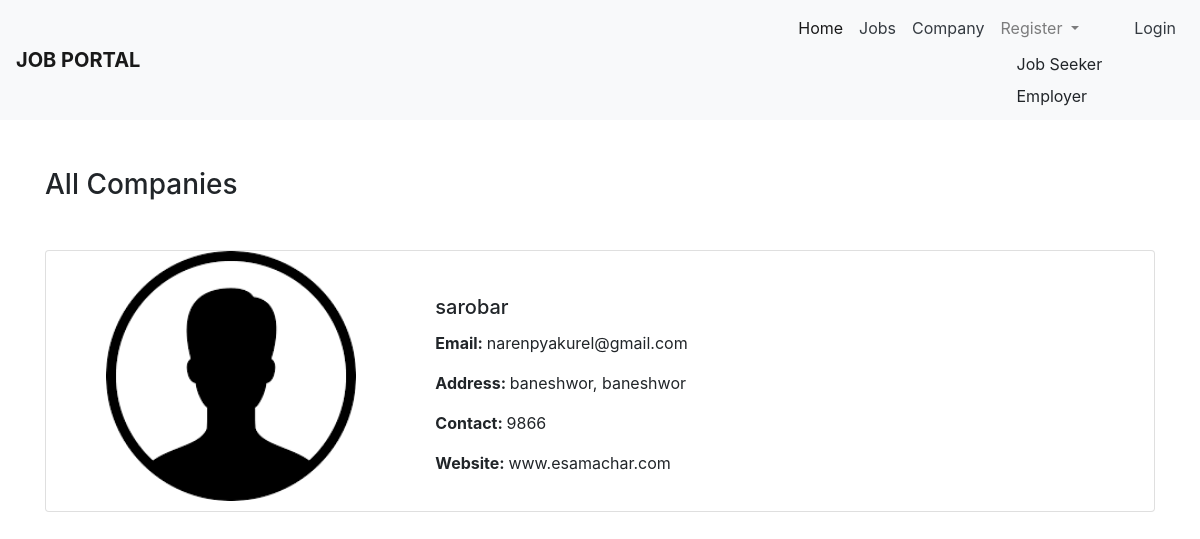
/allcompany/, run on an earlier commit of the app's database.
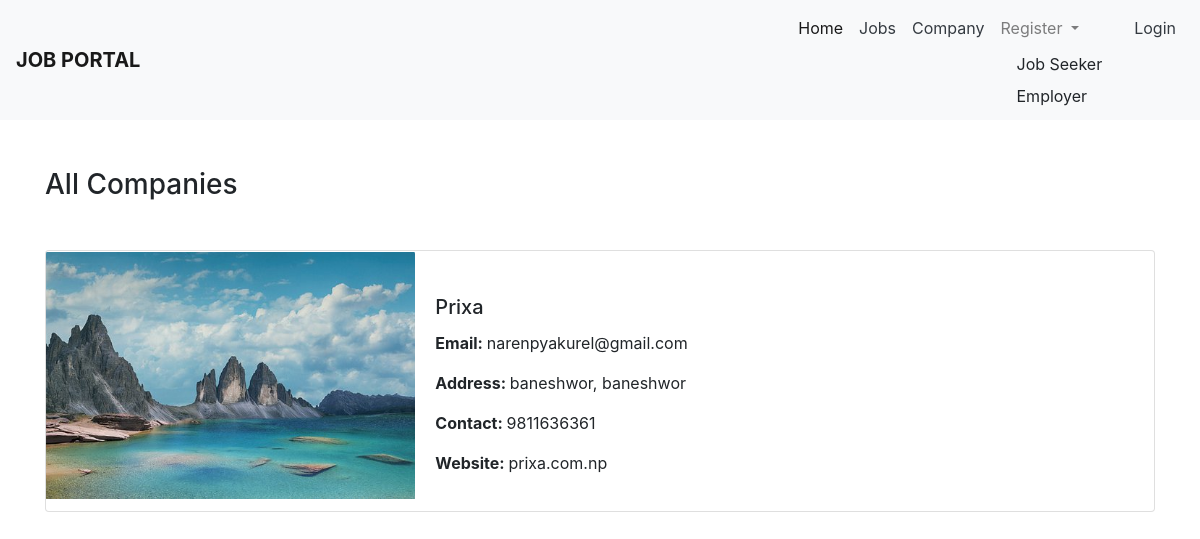
And on a later commit of the database.
### jobapp/models.py (models this page shows, shortened)
class TimeStamp(models.Model):
    created_at = models.DateTimeField(auto_now_add=True)
    updated_at = models.DateTimeField(auto_now=True)
    class Meta:
        abstract = True

class Employer(TimeStamp):
    user = models.OneToOneField(User, on_delete=models.CASCADE)
    name = models.CharField(max_length=100)
    mobile = models.CharField(max_length=100)
    email = models.EmailField()
    address = models.CharField(max_length=100)
    image = models.ImageField(upload_to='employer')
    website = models.CharField(max_length=100)
    compnay = models.CharField(max_length=100)
    company_image = models.ImageField(upload_to='employer/')

### jobapp/views.py (the view)
# urls.py: path('allcompany/', CompanyView.as_view(), name='allcompany'),
class CompanyView(TemplateView):
    template_name = 'jobseekertemplates/company.html'
    def get_context_data(self, **kwargs):
        context = super().get_context_data(**kwargs)
        context['companies'] = Employer.objects.all().order_by('-id')
        return context

### templates/jobseekertemplates/company.html (shortened to what this page needs)
{% extends 'jobseekertemplates/base.html' %}  {% block content %}
<div class="container">
  <h3 class="mt-5 mb-5">All Companies</h3>
  {% for company in companies %}
  <div class="card mb-3" style="">
    <div class="row no-gutters">
      <div class="col-md-4">
        <img
          src="{{company.company_image.url}}"
          class="card-img"
          alt="..."
          style="height: 250px; object-fit: contain"
        />
      </div>
      <div class="col-md-8">
        <div class="card-body">
          <br>
          <h5 class="card-title">{{company.name}}</h5>
          <p><strong>Email: </strong>{{company.email}}</p>
          <p><strong>Address: </strong>{{company.address}}</p>
          <p><strong>Contact: </strong>{{company.mobile}}</p>
          <p><strong>Website: </strong>{{company.website}}</p>
        </div>
      </div>
    </div>
  </div>
  {% endfor %}
</div>
<br />
{% endblock %}

What changed in the data, as far as the page shows it:
removed Employer: company_image (picture), name "sarobar", email "narenpyakurel@gmail.com", address "baneshwor, baneshwor", mobile "9866", website "www.esamachar.com"
added Employer: company_image (picture), name "Prixa", email "narenpyakurel@gmail.com", address "baneshwor, baneshwor", mobile "9811636361", website "prixa.com.np"
